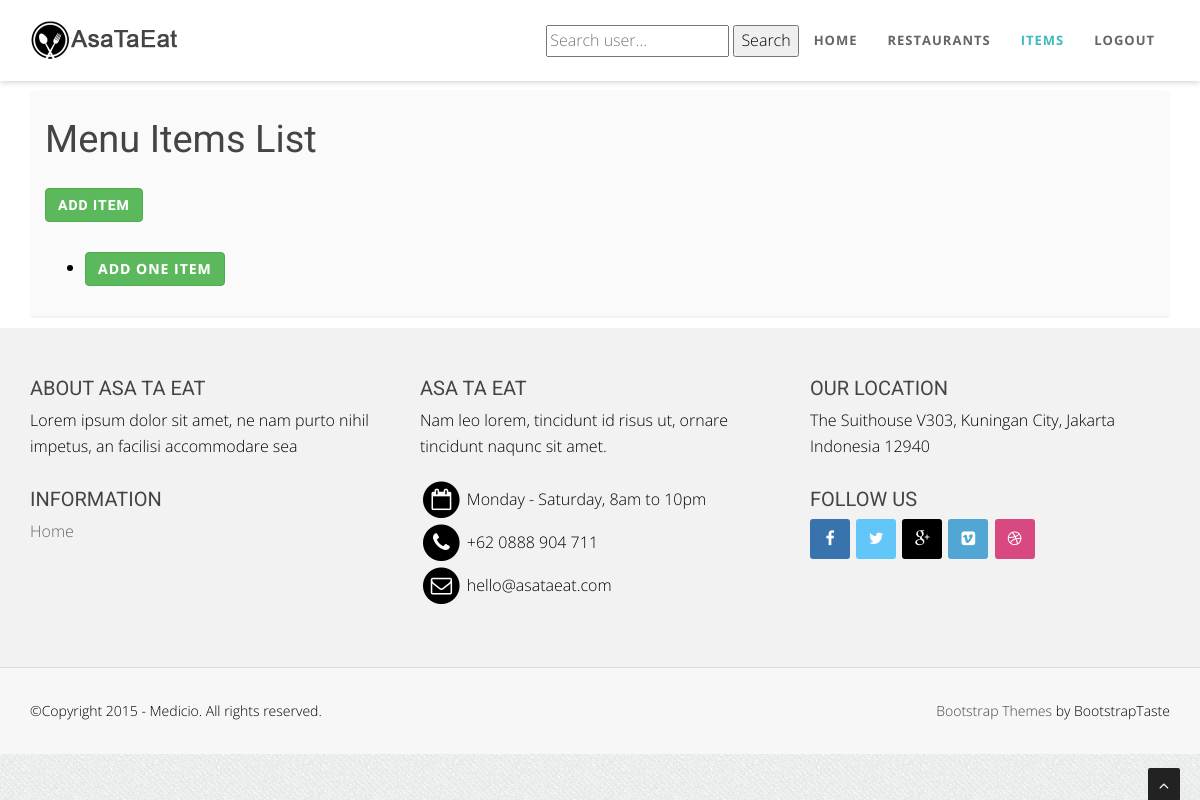
The page /items/ (signed in) on the database as committed earlier.
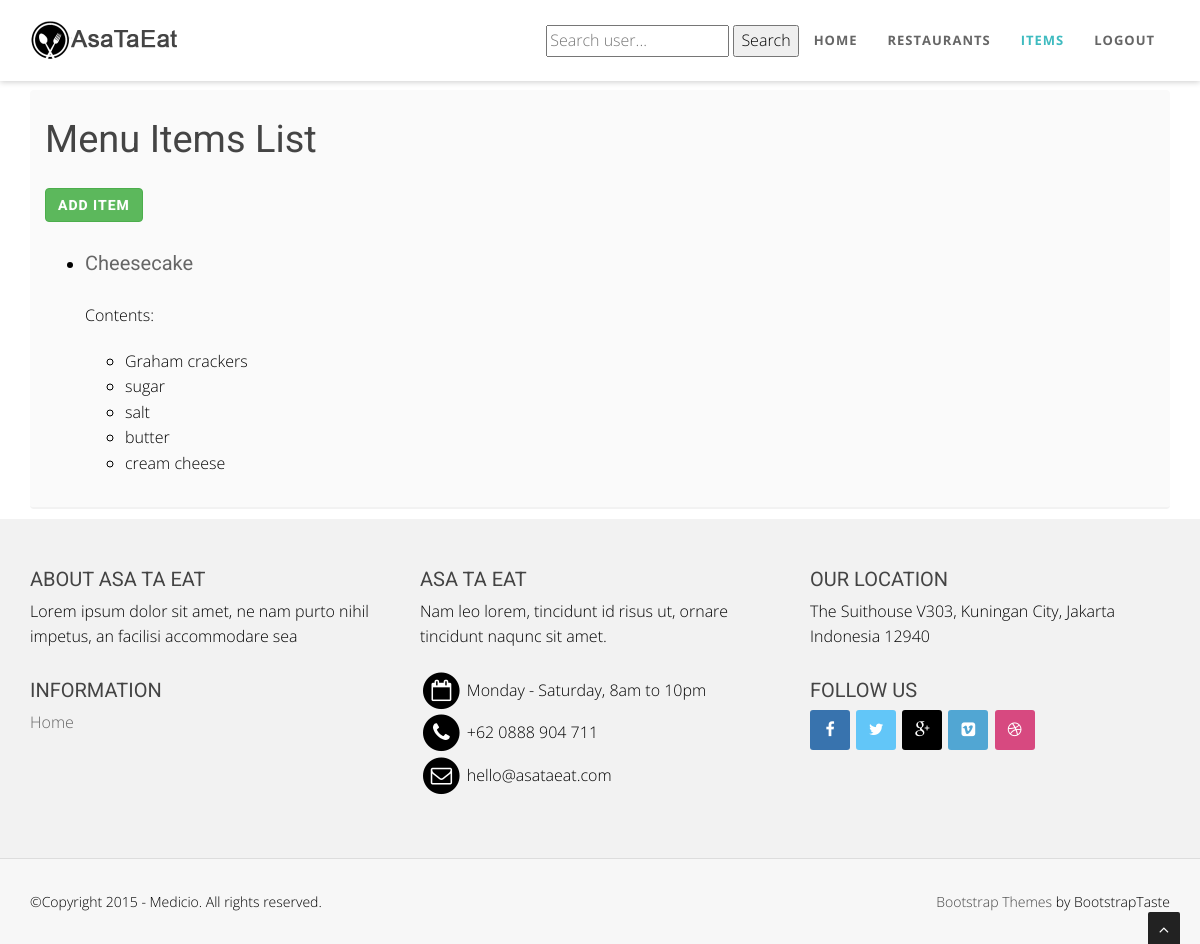
The same page on the database as committed later.
### menus/models.py (models this page shows, shortened)
class Item(models.Model):
    user        = models.ForeignKey(settings.AUTH_USER_MODEL)
    restaurant  = models.ForeignKey(RestaurantLocation)
    name        = models.CharField(max_length=120)
    contents    = models.TextField(help_text = 'Separate each item by comma')
    excludes    = models.TextField(blank=True, null=True, help_text = 'Separate each item by comma')
    public      = models.BooleanField(default=True)
    timestamp   = models.DateTimeField(auto_now_add=True)
    updated     = models.DateTimeField(auto_now=True)
    def get_absolute_url(self):
        return reverse('menus:detail', kwargs={'pk': self.pk})
    class Meta:
        ordering = ['-updated', '-timestamp']
    def get_contents(self):
        return self.contents.split(",")

### menus/views.py (the view)
class ItemListView(ListView, LoginRequiredMixin):
    login_url = '/login/'
    def get_queryset(self):
        return Item.objects.filter(user=self.request.user)

### menus/templates/menus/item_list.html (shortened to what this page needs)
{% extends "base.html" %}
{% block content %}
<section id="callaction" class="home-section paddingtop-90 paddingbot-10">
        <div class="container">
             <div class="row">
                 <div class="col-md-12">
                     <div class="callaction bg-gray">
                         <div class="row">
                            <h1>Menu Items List</h1>
                            <h5><a   class="btn btn-success" href="{% url 'menus:create' %}">Add Item</a></h5>
                         </div>
                         <div class="row">
                            <ul>
                                {% for object in object_list %}
                                    <li>
                                        <h6>
                                            <a href ="{{ object.get_absolute_url }}">
                                                {{ object.name }}
                                            </a>
                                        </h6>
                                    </li>
                                    {% if object.contents %}
                                        <p>Contents: </p>
                                        <ul>
                                            {% for content in object.get_contents %}
                                                <li>
                                                    {{ content }}
                                                </li>
                                            {% endfor %}
                                        </ul>
                                    {% endif %}
                                {% empty %}
                                    <li><a  class="btn btn-success" href="{% url 'menus:create' %}">Add One Item</a></li>
                                {% endfor %}
                            </ul>
                        </div>
                     </div>
                 </div>
             </div>
         </div>
 </section>
 {% endblock content %}

Rows that differ between the two databases and show on the page:
added Item: name "Cheesecake", get_contents "Graham crackers" "sugar" "salt" "butter" "cream cheese"
Other text that changed with them:
text no longer shown: "ADD ONE ITEM"
